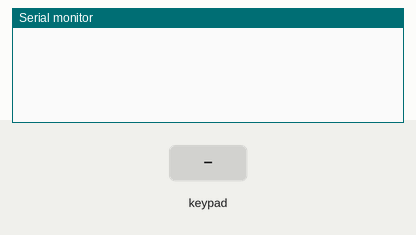
This sketch was run on a simulated Raspberry Pi Pico. On the bench: the last lines printed to the serial monitor. Wiring (inferred from the names in the program): 6×7 keypad (labels assumed): rows GP2, GP3, GP4, GP5, GP7, GP8; columns GP9, GP10, GP11, GP12, GP13, GP14, GP15. The test bench sets the inputs (shaded band).

Above: at 1.2 s.
1.3 s: key '1' pressed
At 2.5 s:
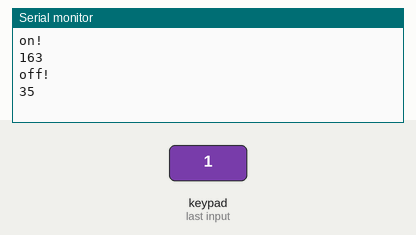
2.8 s: keypad keys 2 3 4 5 7 8 pressed 0.4 s apart
At 6.3 s:
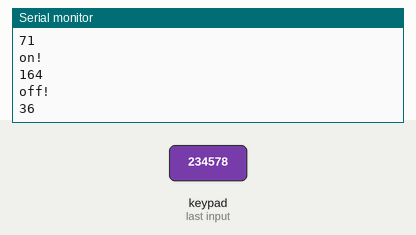
6.7 s: key '6' pressed
At 7.8 s:
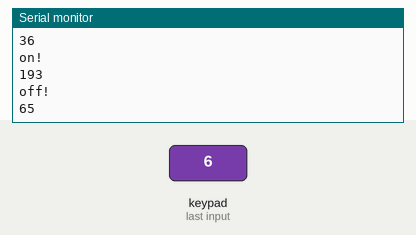
8.2 s: keypad keys 2 3 4 5 7 8 A pressed 0.4 s apart
At 11.9 s:
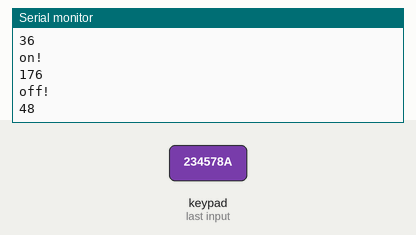
Timing chart, 0 to 13.4 s (numbered marks = the images above; inputs shaded):
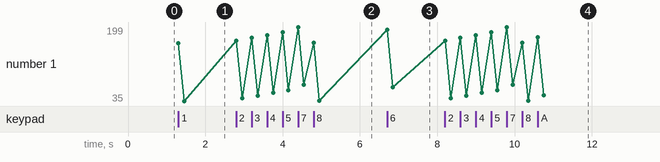

Measured:
- after the input at 1.3 s, the serial monitor: prints a new line at once (image 1)
- after the input at 2.8 s, the serial monitor: prints a new line at once (image 2)
- after the input at 6.7 s, the serial monitor: prints a new line at once (image 3)
- after the input at 8.2 s, the serial monitor: prints a new line at once (image 4)
- plotted number 1: 35 → 36 after the input at 2.8 s, 36 → 65 after the input at 6.7 s, 65 → 48 after the input at 8.2 s

The sketch:

keyscanMatrix.ino
```cpp
//keyscan code for TeensyLC controller

#define NUM_ROWS 6
#define NUM_COLS 7

#define NOTE_ON B10000000
#define NOTE_OFF B00000000

// input pins (direct in)
int rowPins[6] = {2, 3, 4, 5, 7, 8};
int colPins[7] = {9, 10, 11, 12, 13, 14, 15};

boolean keyPressed[NUM_ROWS][NUM_COLS];
byte keyToNote[NUM_ROWS][NUM_COLS];

void setup()
{
  byte note = 35                      ; //lowest on keyboard default

  for (int colCtr = 0; colCtr < NUM_COLS; ++colCtr)
  {
    for (int rowCtr = 0; rowCtr < NUM_ROWS; ++rowCtr)
    {
      keyPressed[rowCtr][colCtr] = false; //default to not pressed
      keyToNote[rowCtr][colCtr] = note;
      note++;
    }
  }

  // setup pinmode
  for (int i = 0; i < NUM_ROWS; ++i) {
    pinMode(rowPins[i], INPUT);
  }

  for (int i = 0; i < NUM_COLS; ++i) {
    pinMode(colPins[i], OUTPUT);
  }

  Serial.begin(9600);
  Serial1.begin(9600);
  Serial1.setTX(1);
}


void loop()
{
  for (int colCtr = 0; colCtr < NUM_COLS; ++colCtr)
  {
    //scan next column
    digitalWrite(colPins[colCtr], HIGH);

    //get row values at this column
    int rowValue[NUM_ROWS];
    for (int i = 0; i < NUM_ROWS; ++i) {
      rowValue[i] = digitalRead(rowPins[i]);
    }

    // process keys pressed
    for (int rowCtr = 0; rowCtr < NUM_ROWS; ++rowCtr)
    {
      if (rowValue[rowCtr] != 0 && !keyPressed[rowCtr][colCtr])
      {
        keyPressed[rowCtr][colCtr] = true;
        noteOn(rowCtr, colCtr);
      }
    }

    // process keys released
    for (int rowCtr = 0; rowCtr < NUM_ROWS; ++rowCtr)
    {
      if (rowValue[rowCtr] == 0 && keyPressed[rowCtr][colCtr])
      {
        keyPressed[rowCtr][colCtr] = false;
        noteOff(rowCtr, colCtr);
      }
    }
    digitalWrite(colPins[colCtr], LOW);
  }
}

void noteOn(int row, int col)
{
  Serial.println("on!");
  Serial.println((NOTE_ON + keyToNote[row][col]));
  Serial1.write(NOTE_ON + keyToNote[row][col]);
}

void noteOff(int row, int col)
{
  Serial.println("off!");
  Serial.println(NOTE_OFF + keyToNote[row][col]);
  Serial1.write(NOTE_OFF + keyToNote[row][col]);
}
```
